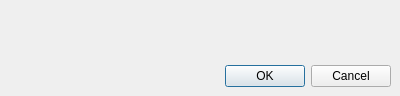
<?xml version="1.0" encoding="UTF-8"?>
<ui version="4.0">
 <class>ErrorDialog</class>
 <widget class="QDialog" name="ErrorDialog">
  <property name="geometry">
   <rect>
    <x>0</x>
    <y>0</y>
    <width>400</width>
    <height>96</height>
   </rect>
  </property>
  <property name="windowTitle">
   <string>Error</string>
  </property>
  <property name="windowIcon">
   <iconset resource="image.qrc">
    <normaloff>:/new/image/image/icon.jpg</normaloff>:/new/image/image/icon.jpg</iconset>
  </property>
  <widget class="QDialogButtonBox" name="buttonBox">
   <property name="geometry">
    <rect>
     <x>50</x>
     <y>60</y>
     <width>341</width>
     <height>32</height>
    </rect>
   </property>
   <property name="orientation">
    <enum>Qt::Horizontal</enum>
   </property>
   <property name="standardButtons">
    <set>QDialogButtonBox::Cancel|QDialogButtonBox::Ok</set>
   </property>
  </widget>
  <widget class="QLabel" name="errorlabel">
   <property name="geometry">
    <rect>
     <x>10</x>
     <y>20</y>
     <width>381</width>
     <height>31</height>
    </rect>
   </property>
   <property name="text">
    <string/>
   </property>
  </widget>
 </widget>
 <resources>
  <include location="image.qrc"/>
 </resources>
 <connections>
  <connection>
   <sender>buttonBox</sender>
   <signal>accepted()</signal>
   <receiver>ErrorDialog</receiver>
   <slot>accept()</slot>
   <hints>
    <hint type="sourcelabel">
     <x>138</x>
     <y>54</y>
    </hint>
    <hint type="destinationlabel">
     <x>157</x>
     <y>76</y>
    </hint>
   </hints>
  </connection>
  <connection>
   <sender>buttonBox</sender>
   <signal>rejected()</signal>
   <receiver>ErrorDialog</receiver>
   <slot>reject()</slot>
   <hints>
    <hint type="sourcelabel">
     <x>206</x>
     <y>60</y>
    </hint>
    <hint type="destinationlabel">
     <x>286</x>
     <y>76</y>
    </hint>
   </hints>
  </connection>
 </connections>
</ui>
